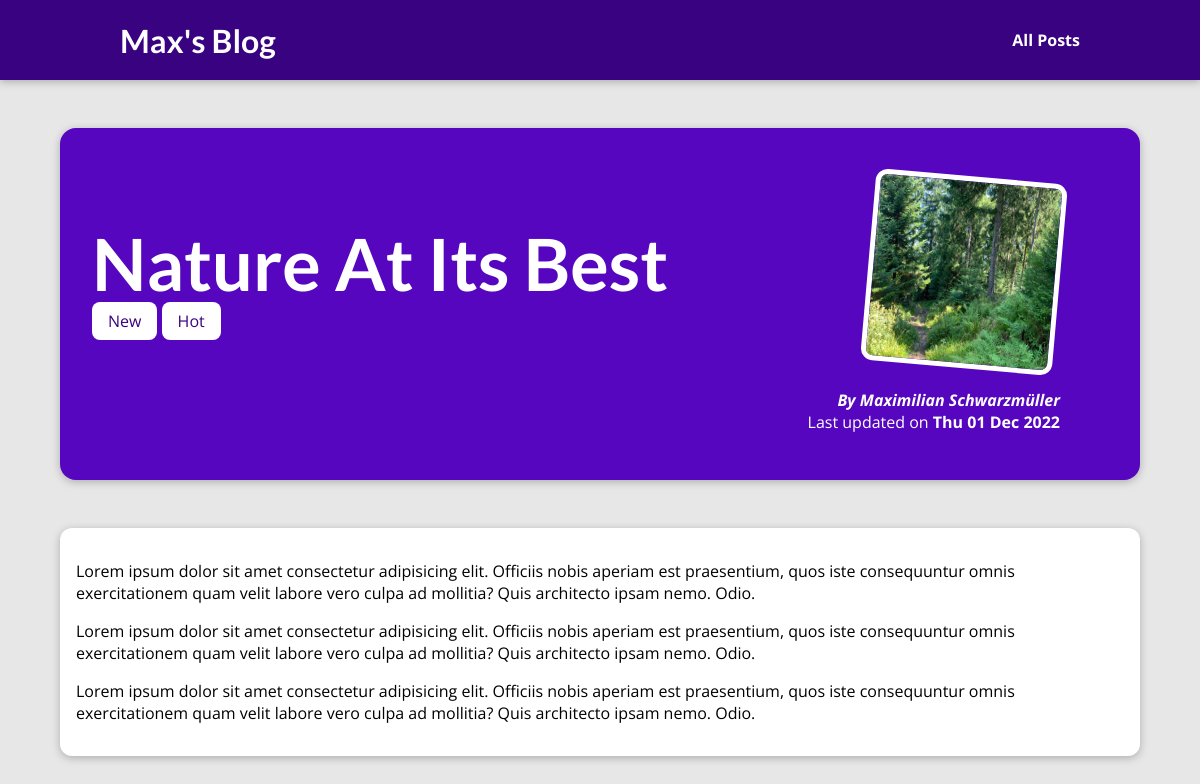
The app's page /blog/posts/nature-at-its-best with its own data.
### blog/models.py (models this page shows, shortened)
class Post(models.Model):
    title = models.CharField(max_length=50)
    excerpt = models.CharField(max_length=200)
    image_name = models.CharField(max_length=50)
    date = models.DateField(auto_now=True)
    slug = models.SlugField(null=False, unique=True)
    content = models.TextField()
    tags = models.ManyToManyField(
        Tag, blank=True, null=True, related_name="posts")
    author = models.ForeignKey(
        Author, on_delete=models.CASCADE, null=False, related_name="posts")

class Tag(models.Model):
    caption = models.CharField(max_length=20, unique=True)

class Author(models.Model):
    first_name = models.CharField(max_length=30)
    last_name = models.CharField(max_length=30)
    email_address = models.EmailField()
    def __str__(self):
        return f"{self.first_name} {self.last_name}"

### blog/views.py (the view)
# urls.py: path("blog/posts/<slug:slug>", views.post_detail, name="post-detail-page"),
def post_detail(request, slug):
    identified_post = get_object_or_404(Post, slug=slug)
    return render(request, "blog/post-detail.html", {
        "post": identified_post,
        "post_tags": identified_post.tags.all()
    })

### blog/templates/blog/post-detail.html (shortened to what this page needs)
{% extends "base.html" %}
{% load static %}
{% block css_files %}
    <link rel="stylesheet" href="{% static 'blog/post-detail.css' %}"/>
{% endblock css_files %}
{% block content %}
    <section id="summary">
        <h2>{{ post.title }}</h2>
        <div>
            {% for tag in post_tags %}<span class="tag">{{ tag.caption }}</span> {% endfor %}
        </div>
        <article>
            <img src="{% static "blog/images/"|add:post.image_name %}"
                 alt="{{ post.title }}"/>
            <address>By <a href="mailto:{{ post.author.email_address }}">{{ post.author|title }}</a></address>
            <div>
                Last updated on <time>{{ post.date|date:"D d M Y" }}</time>
            </div>
        </article>
    </section>
    <main>
        {{ post.content|linebreaks }}
    </main>
{% endblock content %}

### static/app.css (style rules this page uses)
* { box-sizing: border-box; }
html { font-family: 'Open Sans', 'Lato', sans-serif; }
body { margin: 0; }
h1, h2, h3 { font-family: 'Lato', sans-serif; font-weight: bold; }

### blog/static/blog/post-detail.css (style rules this page uses)
body { background-color: #e7e7e7; }
#summary { margin: 8rem auto 3rem auto; padding: 2rem; width: 90%; max-width: 90rem; border-radius: 16px; background-color: #5706c0; position: relative; box-shadow: 0 2px 8px rgba(0, 0, 0, 0.25); height: 22rem; }
#summary h2 { color: white; font-size: 4.5rem; margin-bottom: 0.25rem; }
#summary article { position: absolute; top: 2rem; right: 3rem; padding: 1rem 2rem; border-radius: 12px; text-align: right; color: white; }
#summary article img { width: 12rem; height: 12rem; border-radius: 12px; transform: rotateZ(5deg); border: 5px solid white; margin-bottom: 1rem; }
#summary address { font-weight: bold; }
#summary a { color: white; text-decoration: none; }
#summary time { font-weight: bold; }
main { width: 90%; max-width: 90rem; margin: 3rem auto; background-color: white; padding: 1rem; border-radius: 12px; box-shadow: 0 2px 8px rgba(0, 0, 0, 0.25); }
.tag { background-color: white; color:#390281; padding: 0.5rem 1rem; border-radius: 8px; }

### records on screen
Post: title "Nature At Its Best", image_name (picture), author "Maximilian Schwarzmüller", date "Thu 01 Dec 2022", content "Lorem ipsum dolor sit amet consectetur adipisicing elit. Officiis nobis aperiam est praesentium, quos iste consequuntur omnis exercitationem quam velit labore vero culpa ad mollitia? Quis architecto ipsam nemo. Odio. Lorem ipsum dolor sit amet consectetur adipisicing elit. Officiis nobis aperiam est praesentium, quos iste consequuntur omnis exercitationem quam velit labore vero culpa ad mollitia? Quis architecto ipsam nemo. Odio. Lorem ipsum dolor sit amet consectetur adipisicing elit. Officiis nobis aperiam est praesentium, quos iste consequuntur omnis exercitationem quam velit labore vero culpa ad mollitia? Quis architecto ipsam nemo. Odio."
Tag: caption "New"
Tag: caption "Hot"
